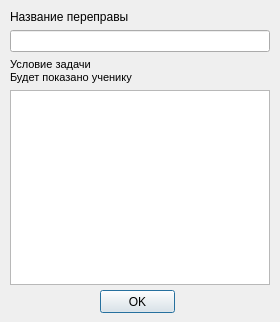
<?xml version="1.0" encoding="UTF-8"?>
<ui version="4.0">
 <class>info</class>
 <widget class="QDialog" name="info">
  <property name="geometry">
   <rect>
    <x>0</x>
    <y>0</y>
    <width>280</width>
    <height>322</height>
   </rect>
  </property>
  <property name="windowTitle">
   <string>Dialog</string>
  </property>
  <widget class="QPushButton" name="pushButton">
   <property name="geometry">
    <rect>
     <x>100</x>
     <y>290</y>
     <width>75</width>
     <height>23</height>
    </rect>
   </property>
   <property name="text">
    <string>OK</string>
   </property>
  </widget>
  <widget class="QWidget" name="layoutWidget">
   <property name="geometry">
    <rect>
     <x>10</x>
     <y>10</y>
     <width>260</width>
     <height>275</height>
    </rect>
   </property>
   <layout class="QVBoxLayout" name="verticalLayout_3">
    <item>
     <layout class="QVBoxLayout" name="verticalLayout">
      <item>
       <widget class="QLabel" name="label">
        <property name="text">
         <string>Название переправы</string>
        </property>
       </widget>
      </item>
      <item>
       <widget class="QLineEdit" name="name"/>
      </item>
     </layout>
    </item>
    <item>
     <layout class="QVBoxLayout" name="verticalLayout_2">
      <item>
       <widget class="QLabel" name="label_2">
        <property name="text">
         <string>&lt;!DOCTYPE HTML PUBLIC &quot;-//W3C//DTD HTML 4.0//EN&quot; &quot;http://www.w3.org/TR/REC-html40/strict.dtd&quot;&gt;
&lt;html&gt;&lt;head&gt;&lt;meta name=&quot;qrichtext&quot; content=&quot;1&quot; /&gt;&lt;style type=&quot;text/css&quot;&gt;
p, li { white-space: pre-wrap; }
&lt;/style&gt;&lt;/head&gt;&lt;body style=&quot; font-family:'MS Shell Dlg 2'; font-size:8.25pt; font-weight:400; font-style:normal;&quot;&gt;
&lt;p style=&quot; margin-top:0px; margin-bottom:0px; margin-left:0px; margin-right:0px; -qt-block-indent:0; text-indent:0px;&quot;&gt;&lt;span style=&quot; font-size:8pt;&quot;&gt;Условие задачи&lt;/span&gt;&lt;/p&gt;
&lt;p style=&quot; margin-top:0px; margin-bottom:0px; margin-left:0px; margin-right:0px; -qt-block-indent:0; text-indent:0px;&quot;&gt;&lt;span style=&quot; font-size:8pt;&quot;&gt;Будет показано ученику&lt;/span&gt;&lt;/p&gt;&lt;/body&gt;&lt;/html&gt;</string>
        </property>
       </widget>
      </item>
      <item>
       <widget class="QPlainTextEdit" name="task"/>
      </item>
     </layout>
    </item>
   </layout>
  </widget>
 </widget>
 <resources/>
 <connections/>
</ui>
